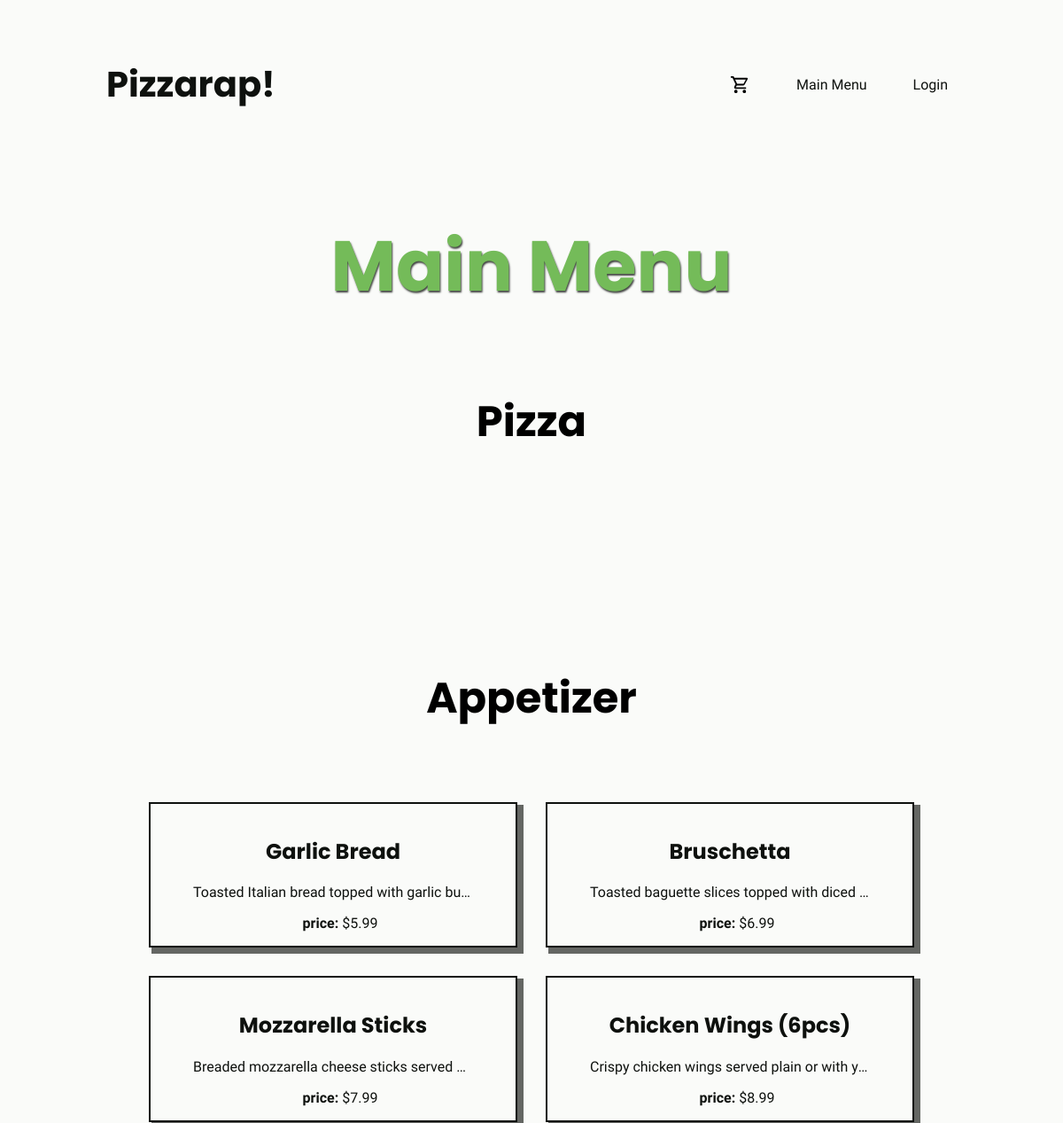
Page /home/main (upper part) on the earlier database version.
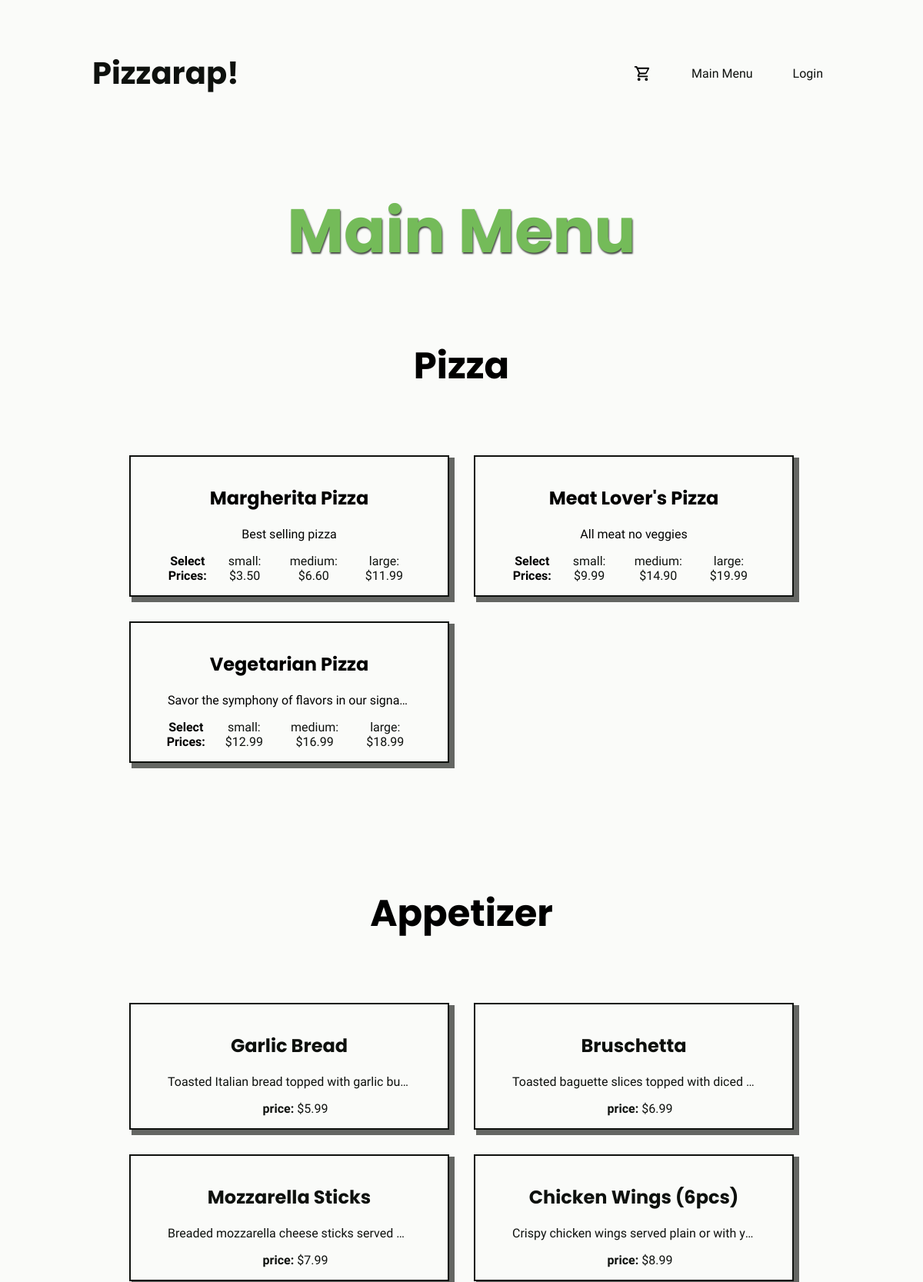
Same page on the later database version.
### pizzaplace/models.py (models this page shows, shortened)
class Appetizer(models.Model):
    name = models.CharField(max_length=50, blank=False)
    description = models.TextField()
    price = models.DecimalField(max_digits=6, decimal_places=2)

class Pizza(models.Model):
    pizza_name = models.CharField(max_length=50, blank=False)
    pizza_description = models.TextField()
    small_price = models.DecimalField(max_digits=6, decimal_places=2)
    medium_price = models.DecimalField(max_digits=6, decimal_places=2)
    large_price = models.DecimalField(max_digits=6, decimal_places=2)

### pizzaplace/views.py (the view)
# urls.py: path("home/main", views.main, name="main-page"),
def main(request):
    pizza_details = Pizza.objects.all()
    appetizer = Appetizer.objects.all()
    salad = Salad.objects.all()
    drink = Drink.objects.all()
    return render(request, "pizzaplace/main.html", {
        "pizzas": pizza_details,
        "appetizers": appetizer,
        "salads": salad,
        "drinks": drink,
    })

### pizzaplace/templates/pizzaplace/main.html (shortened to what this page needs)
{% extends 'base.html' %}
{% load static %}
{% block style %}
<link rel="stylesheet" href="{% static "pizzaplace/main.css" %}">
{% endblock %}
{% block content %}
<h1 class = "menu">Main Menu</h1>
    <div class="all-menu">
    <h1 class="label">Pizza</h1>
        <div class="menu-main">
    {% for pizza in pizzas %}
        {% include "pizzaplace/include/pizza_card.html" %}
    {% endfor %}
    </div>
    <h1 class="label">Appetizer</h1>
    <div class="menu-main">
     {% for appetizer in appetizers %}
        {% include "pizzaplace/include/appetizer.html" %}
    {% endfor %}
    </div>
    </div>
{% endblock %}

### pizzaplace/templates/pizzaplace/include/pizza_card.html
{% load static %}
<article>
        <div class="pizza_card">
            <h2 class="cardname">{{ pizza.pizza_name }}</h2>
            <p class="carddescription">{{ pizza.pizza_description }}</p>
            <ul class="prices">
                <p class="SelectPrices">Select Prices:</p>
                <li><a class="purchase-link" data-type="Pizza"   data-id="{{ pizza.id }}" data-name="{{ pizza.pizza_name }}" data-price="{{ pizza.small_price }}" href="">small: ${{ pizza.small_price }}</a></li>
                <li><a class="purchase-link" data-type="Pizza" data-id="{{ pizza.id }}" data-name="{{ pizza.pizza_name }}" data-price="{{ pizza.medium_price }}" href="">medium: ${{ pizza.medium_price }}</a></li>
                <li><a class="purchase-link" data-type="Pizza" data-id="{{ pizza.id }}" data-name="{{ pizza.pizza_name }}" data-price="{{ pizza.large_price }}" href="">large: ${{ pizza.large_price }}</a></li>
            </ul>
        </div>
</article>

### pizzaplace/templates/pizzaplace/include/appetizer.html
{% load static %}
<article>
    <a href="#">
        <div class="pizza_card">
            <h2 class="cardname">{{ appetizer.name }}</h2>
            <p class="carddescription">{{ appetizer.description }}</p>
            <ul class="prices">
                <li><a class="purchase-link" data-type="Appetizer" data-id="{{ appetizer.id }}" data-name="{{ appetizer.name }}" data-price="{{ appetizer.price }}"  href=""><b>price:</b> ${{ appetizer.price}}</a></li>
            </ul>
        </div>
    </a>
</article>

Differences in the rows shown:
added Pizza: pizza_name "Margherita Pizza", pizza_description "Best selling pizza", small_price "3.50", medium_price "6.60", large_price "11.99"
added Pizza: pizza_name "Meat Lover's Pizza", pizza_description "All meat no veggies", small_price "9.99", medium_price "14.90", large_price "19.99"
added Pizza: pizza_name "Vegetarian Pizza", pizza_description "Savor the symphony of flavors in our signa…", small_price "12.99", medium_price "16.99", large_price "18.99"
